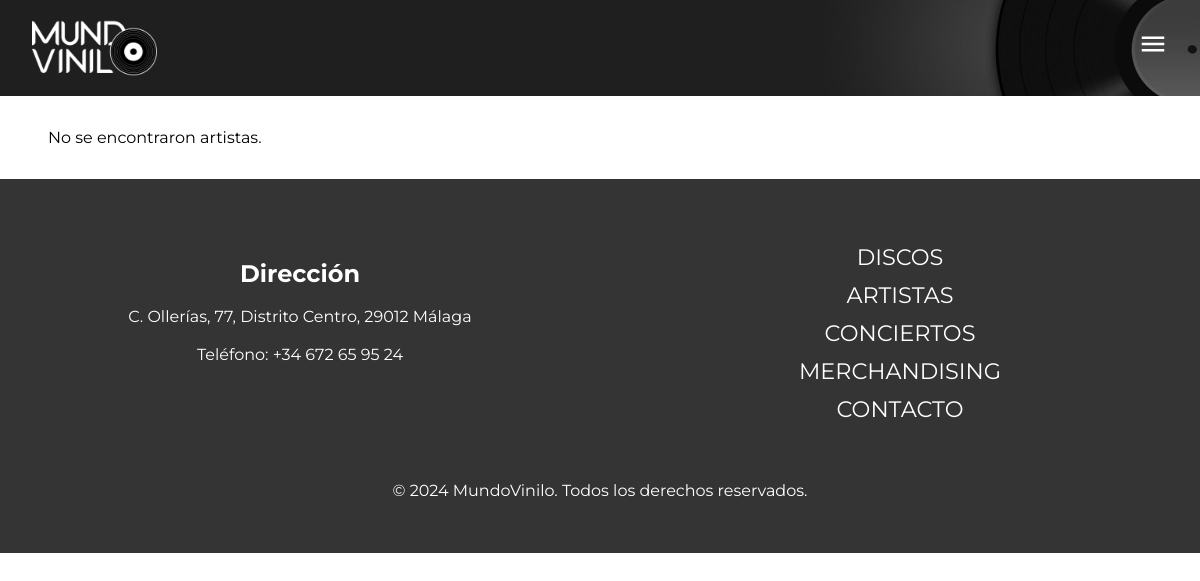
The app's page /PHP/artistas.php, older data.
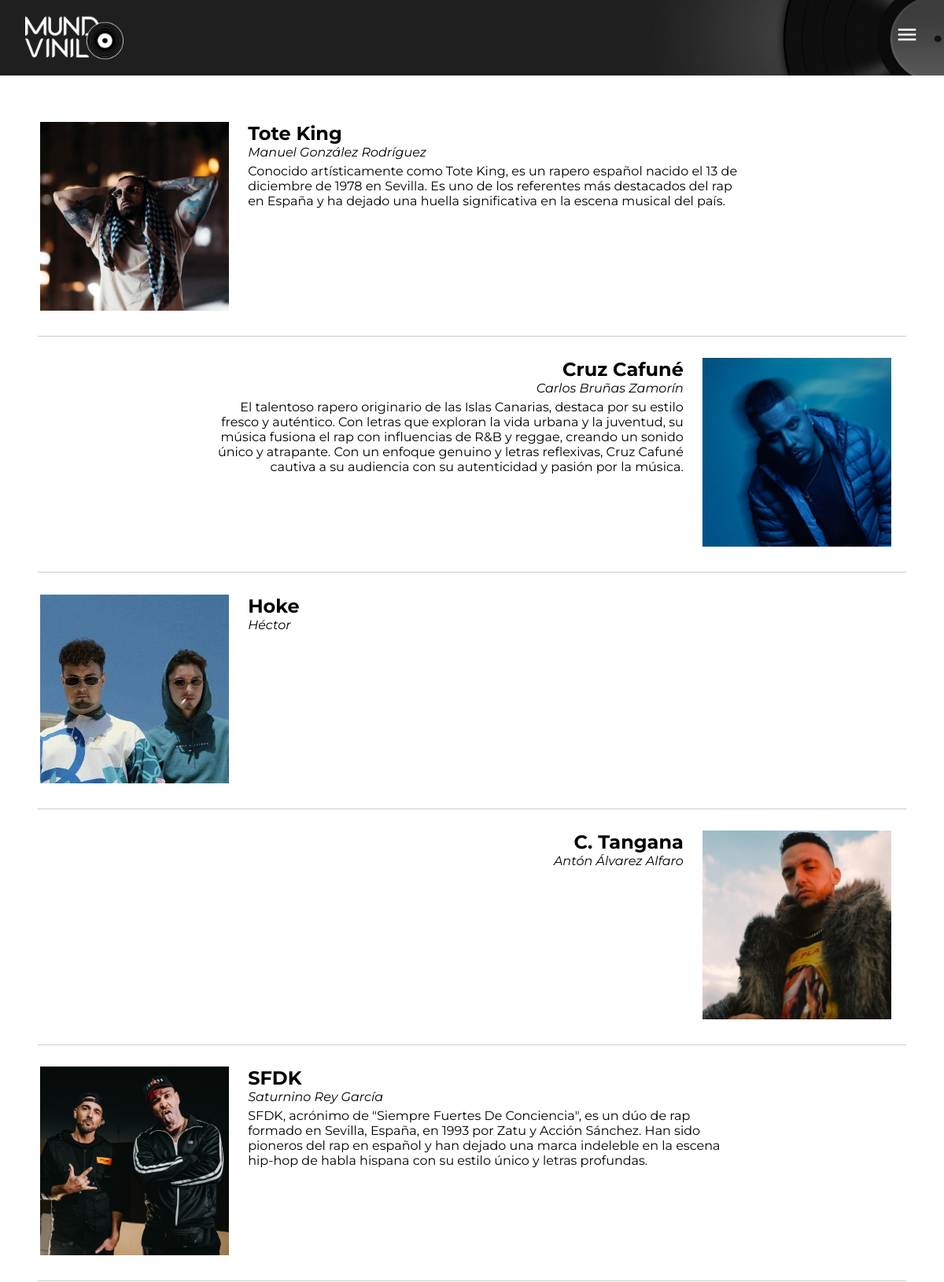
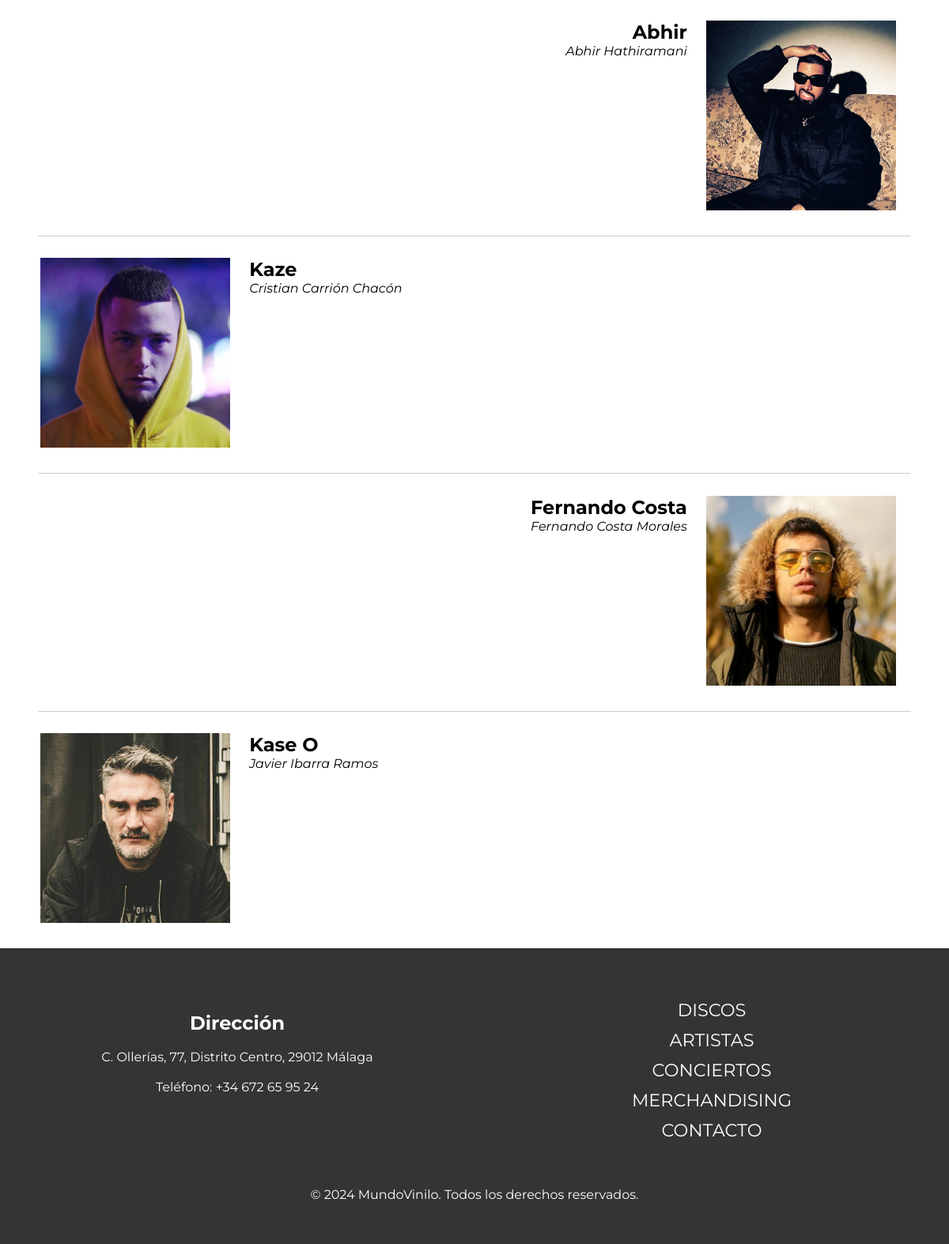
The same page, newer data (2 pictures, top to bottom).
### tables this page shows
CREATE TABLE `artistas` (
  `ID` int(3) NOT NULL,
  `Nombre_Artistico` varchar(50) NOT NULL,
  `Nombre` varchar(20) NOT NULL,
  `Apellido1` varchar(20) NOT NULL,
  `Apellido2` varchar(20) NOT NULL,
  `Descripción` varchar(2000) NOT NULL,
  `Foto` varchar(200) NOT NULL
);

### PHP/artistas.php (the view, shortened to what this page needs)
<!DOCTYPE html>
<html lang="en">
<head>
    <link rel="stylesheet" href="../CSS/IndexPHP.css">
</head>
<body>
    <header>
        <?php require('Header.php'); ?>
    </header>
    <main>
        <?php
        require('../../Mi-Proyecto/PHP/conexionBDD.php');
        $sql = "SELECT * FROM artistas";
        $result = $conexion->query($sql);
        ?>
        <div class="contenedor-artistas">
            <?php
            if ($result->num_rows > 0) {
                $total_rows = $result->num_rows;
                $current_index = 1;
                while ($row = $result->fetch_assoc()) {
                    $ruta_relativa = str_replace($_SERVER['DOCUMENT_ROOT'], '', $row['Foto']);
                    $es_ultimo = ($current_index == $total_rows) ? 'ultimo-artista' : '';
            ?>
                    <div class="artista <?php echo $es_ultimo; ?>">
                        <img src="<?php echo $ruta_relativa; ?>" alt="<?php echo $row['Nombre_Artistico']; ?>" class="imagen-artistas">
                        <div class="info-artista">
                            <h2 class="nombre-artista"><a href="../PHP/discos.php?artista=<?php echo urlencode($row['Nombre_Artistico']); ?>" class="enlace-artistas-discos"><?php echo $row['Nombre_Artistico']; ?></a></h2>
                            <p class="nombre-completo"><i><?php echo $row['Nombre'] . ' ' . $row['Apellido1'] . ' ' . $row['Apellido2']; ?></i></p>
                            <p class="descripcion-artista"><?php echo $row['Descripción'] ?></p>
                        </div>
                    </div>
            <?php
                    $current_index++;
                }
            } else {
                echo "No se encontraron artistas.";
            }
            ?>
        </div>
        <ul>
            <li id="Menu" onclick="showSidebar()"><a href="#"><svg xmlns="http://www.w3.org/2000/svg" height="24" viewBox="0 -960 960 960" width="24">
                        <path d="M120-240v-80h720v80H120Zm0-200v-80h720v80H120Zm0-200v-80h720v80H120Z" />
                    </svg></a></li>
        </ul>
    </main>
    <footer>
        <?php require('footer.php'); ?>
    </footer>
</body>
</html>

### PHP/Header.php (shortened to what this page needs)
<link rel="stylesheet" type="text/css" href="../CSS/Index.css">
<link rel="stylesheet" type="text/css" href="../CSS/@Keyframes.css">
<link rel="stylesheet" type="text/css" href="../CSS/@Media.css">
<link rel="stylesheet" type="text/css" href="../CSS/Reset.css">
<link rel="stylesheet" type="text/css" href="../CSS/Cabecera.css">
<link rel="stylesheet" type="text/css" href="../CSS/IndexPHP.css">
<div class="Cabecera">
    <a href="../PHP/Index.php" class="aLogo">
        <img src="../Imagenes/Extras/Logo.png" class="Logo" alt="Logo">
    </a>
</div>

### PHP/footer.php (shortened to what this page needs)
<div class="footer-content">
    <div class="empresa">
        <h2>Dirección</h2> <br>
        <p>C. Ollerías, 77, Distrito Centro, 29012 Málaga</p> <br>
        <p>Teléfono: +34 672 65 95 24</p>
    </div>
                    <!DOCTYPE svg PUBLIC '-//W3C//DTD SVG 1.1//EN' 'http://www.w3.org/Graphics/SVG/1.1/DTD/svg11.dtd'>
    <div class="menu-footer">
        <ul>
            <li class="lista-footer"><a href="../PHP/discos.php">DISCOS</a></li>
            <li class="lista-footer"><a href="../PHP/artistas.php">ARTISTAS</a></li>
            <li class="lista-footer"><a href="../PHP/conciertos.php">CONCIERTOS</a></li>
            <li class="lista-footer"><a href="../PHP/merchandising.php">MERCHANDISING</a></li>
            <li class="lista-footer"><a href="../PHP/contacto.php">CONTACTO</a></li>
        </ul>
    </div>
</div>
<p class="copyright">&copy; 2024 MundoVinilo. Todos los derechos reservados.</p>

### CSS/IndexPHP.css (style rules this page uses)
* { margin: 0; padding: 0; }
a { text-decoration: none; color: rgb(253, 253, 253); height: fit-content; }
.contenedor-artistas { display: flex; flex-wrap: wrap; margin: 2rem 3rem auto; }
.imagen-disco, .imagen-artistas { width: 15rem; height: auto; margin-right: 1rem; transition: transform 0.3s ease; }
.imagen-artistas { box-shadow: 0 0 0 rgba(0, 0, 0, 0); animation: shadowAnimationOut 0.3s; }
.info-disco, .info-artista { flex-grow: 1; }
.info-disco h2, .info-artista h2 { margin-top: 0; }
.info-disco p, .info-artista p { margin: 0; margin-bottom: 5px; }
.artista { margin-top: 1.5rem; padding: .2rem; flex-basis: 100%; border-bottom: 1px solid rgba(0, 0, 0, 0.2); padding-bottom: 2rem; display: flex; }
.artista:nth-child(odd) .info-artista { flex-grow: 1; margin-left: .5rem; }
.artista:nth-child(even) { display: flex; flex-direction: row-reverse; }
.artista:nth-child(even) h2 { display: inline-block; }
.artista:nth-child(even) .info-artista { flex-grow: 1; margin-right: 1.5rem; text-align: right; }
.info-artista h2 { margin-top: 0; width: fit-content; }
.info-artista p { margin: 0; margin-bottom: 5px; }
.descripcion-artista { width: 75%; display: inline-block; }
.ultimo-artista { border: none; padding-bottom: 0; }
.enlace-artistas-discos { color: black; width: fit-content; }

### CSS/Index.css (style rules this page uses)
.Logo { height: 4rem; }
.aLogo { display: inline-block; height: fit-content; margin: 3rem .5rem .5rem 2rem; }
footer { background-color: rgba(0, 0, 0, 0.795); color: white; height: auto; min-height: 20vh; padding: 3rem 0; margin: 2rem 0 0 0; }
.footer-content { display: flex; justify-content: space-around; }
.empresa { width: 33%; text-align: center; margin: 2rem 0; }
.menu-footer { width: 33%; margin: 1rem 0; display: flex; justify-content: center; align-items: center; height: 100%; }
.menu-footer ul { list-style: none; }
.menu-footer li { margin-bottom: 10px; }
.menu-footer a { color: rgb(255, 255, 255); text-decoration: none; font-size: 1.4rem; display: inline-block; }
.lista-footer { text-align: center; }
.copyright { display: flex; justify-content: center; margin: 2rem 0 0 0; padding-bottom: 5px; height: auto; }

### CSS/@Media.css (style rules this page uses)
@media (min-width: 1200px) { .Cabecera { height: 2rem; animation: increaseHeight 0.5s forwards; } }
@media (min-width: 1200px) { .Logo { animation: bajarLogo 0.5s forwards; } }
@media (min-width: 1200px) { #Menu { display: none; } }
@media (max-width: 1200px) { .Cabecera { height: 6rem; animation: reduceHeight 0.5s forwards; } }
@media (max-width: 1200px) { #Menu { display: block; position: absolute; top: 1.8rem; right: 2rem; opacity: 1; } }
@media (max-width: 1200px) { #Menu svg { height: 30px; width: 30px; } }
@media (max-width: 1200px) { .Logo { animation: subirLogo 0.5s forwards; } }

### CSS/Cabecera.css (style rules this page uses)
.Cabecera { background-image: url(../Imagenes/Extras/FondoCabecera.png); background-size: cover; background-repeat: no-repeat; background-position: center; background-position: right; display: flex; height: 2rem; color: white; }

Row changes from the older to the newer data that the page shows:
added artistas: Foto (picture), Nombre_Artistico "Tote King", Nombre "Manuel", Apellido1 "González", Apellido2 "Rodríguez", Descripción "Conocido artísticamente como Tote King, es un rapero español nacido el 13 de diciembre de 1978 en Sevilla. Es uno de los referentes más destacados del rap en España y ha dejado una huella significativa en la escena musical del país."
added artistas: Foto (picture), Nombre_Artistico "Cruz Cafuné", Nombre "Carlos", Apellido1 "Bruñas", Apellido2 "Zamorín", Descripción "El talentoso rapero originario de las Islas Canarias, destaca por su estilo fresco y auténtico. Con letras que exploran la vida urbana y la juventud, su música fusiona el rap con influencias de R&B y reggae, creando un sonido único y atrapante. Con un enfoque genuino y letras reflexivas, Cruz Cafuné cautiva a su audiencia con su autenticidad y pasión por la música."
added artistas: Foto+Nombre_Artistico (picture), Nombre_Artistico "Hoke", Nombre "Héctor"
added artistas: Foto (picture), Nombre_Artistico "C. Tangana", Nombre "Antón", Apellido1 "Álvarez", Apellido2 "Alfaro"
added artistas: Foto+Nombre_Artistico (picture), Nombre_Artistico "SFDK", Nombre "Saturnino", Apellido1 "Rey", Apellido2 "García", Descripción "SFDK, acrónimo de \"Siempre Fuertes De Conciencia\", es un dúo de rap formado en Sevilla, España, en 1993 por Zatu y Acción Sánchez. Han sido pioneros del rap en español y han dejado una marca indeleble en la escena hip-hop de habla hispana con su estilo único y letras profundas."
added artistas: Foto (picture), Nombre_Artistico "Abhir", Nombre "Abhir", Apellido1 "Hathiramani"
added artistas: Foto+Nombre_Artistico (picture), Nombre_Artistico "Kaze", Nombre "Cristian", Apellido1 "Carrión", Apellido2 "Chacón"
added artistas: Foto (picture), Nombre_Artistico "Fernando Costa", Nombre "Fernando", Apellido1 "Costa", Apellido2 "Morales"
added artistas: Foto (picture), Nombre_Artistico "Kase O", Nombre "Javier", Apellido1 "Ibarra", Apellido2 "Ramos"
Text that changed along with them:
text no longer shown: "No se encontraron artistas."
